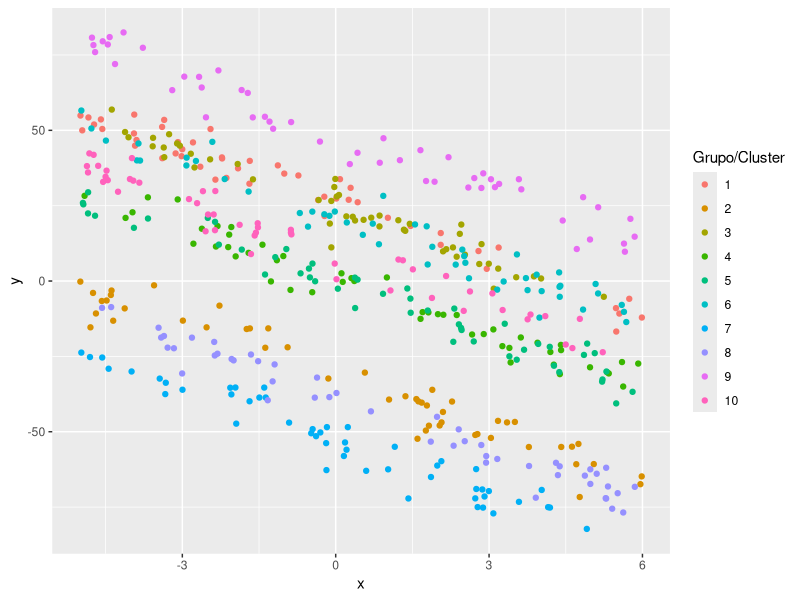

R code for this plot:
## ---- chunk 1
knitr::opts_chunk$set(echo = TRUE)
## ---- chunk 2
n = 5
sigma_sq = 16
x <- runif(n, min= -5, max= 6)
mu <- 4 -  6*x
y <- rnorm(mu, sqrt(sigma_sq))
## ---- chunk 3
ni <- 50
G <- 10
nobs <- ni * 10                      # Numero total de observaciones
grupo <- factor(rep(x=1:G, each=ni)) # Para crear la variable grupal
obs <- rep(x=1:ni, times=G)           # Para identificar las obs por grupo
x <- runif(n=nobs, min=-5, max=6)  # La covariable
b0 <- rnorm(n=G, mean=0, sd=sqrt(625))    # El Intercepto aleatorio
b0 <- rep(x=b0, each=ni)              # El intercepto aleatorio pero repetido
media <- 4 - 6 * x + b0            # La media
y <- rnorm(n=nobs, mean=media, sd=sqrt(sigma_sq)) # La variable respuesta
datos <- data.frame(grupo, obs, b0, x, y) # Organizando el dataframe
## ---- chunk 4
datos
## ---- chunk 5
library(ggplot2)
ggplot(datos, aes(x, y, color=grupo) ) + 
  geom_point() + 
  labs(colour="Grupo/Cluster")
## ---- chunk 6
library(lme4)
fit <- lmer(y ~ x + (1 | grupo), data=datos)
summary(fit)
## ---- chunk 7
library(lme4)
fit <- lmer(y ~ x + (1 | grupo), data=datos)
fixef(fit)
## ---- chunk 8
VarCorr(fit)
## ---- chunk 9
ranef(fit)
## ---- chunk 10
cbind(True=unique(b0), ranef(fit)$grupo)
## ---- chunk 11
cbind(True=unique(b0)+4, ranef(fit)$grupo+fixef(fit)[1])
## ---- chunk 12
coef(fit)
## ---- chunk 13
predict(fit, newdata= data.frame(grupo=c(1,2), x = c(3,5)))
## ---- chunk 14
confint(fit)
